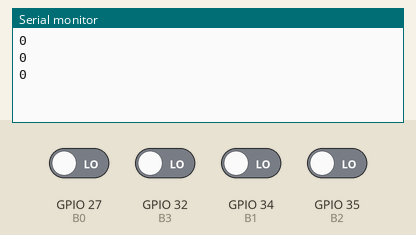
Recording of a sketch running on a simulated ESP32. On the bench: the last lines printed to the serial monitor. The test bench sets the inputs (shaded band); at power-on: GPIO 27 (B0), GPIO 32 (B3), GPIO 34 (B1), GPIO 35 (B2) LOW.

Above: at 1.8 s.
1.9 s: GPIO 27 (B0) driven HIGH
At 2.9 s:
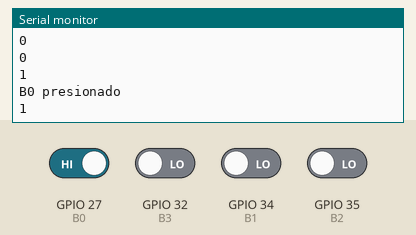
4.5 s: GPIO 32 (B3) driven HIGH
At 5.4 s:
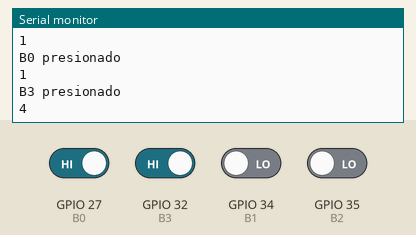
6.0 s: GPIO 34 (B1) driven HIGH
7.5 s: GPIO 35 (B2) driven HIGH
Timing chart, 0 to 10.0 s (numbered marks = the images above; inputs shaded):
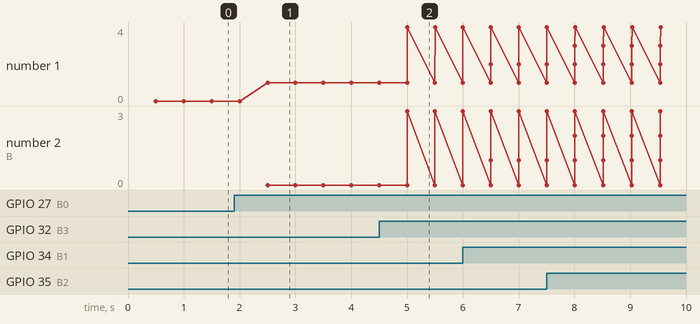

The sketch:

HC12TransmisorFinal.ino
```cpp
#define B0 27
#define B1 34
#define B2 35
#define B3 32
void setup() {
  Serial.begin(9600);
  Serial2.begin(9600, SERIAL_8N1, 16, 17);
  pinMode(B0,INPUT);
  pinMode(B1,INPUT);
  pinMode(B2,INPUT);
  pinMode(B3,INPUT);


}

void loop() {
  int button_state = digitalRead(B0);
  int button_state2 = digitalRead(B1);
  int buttoN = digitalRead(B2);
  int buttoN2= digitalRead(B3);
  delay(500);
  Serial.println(button_state);
  //Serial.println(button_state2);

  if(button_state == 1){
    Serial.println("B0 presionado");
    Serial.println('1');
    Serial2.println(122);
  }
  //while(button_state==0){ //esperan a que los botones se liberen antes de continuar.
  if(button_state2==1){
      Serial.println("B1 presionado");
      Serial.println('2');
      Serial2.println(344);

  }
  //}
  //while(digitalRead(B1)==0){
  if(buttoN == 1){
    Serial.println("B2 presionado");
    Serial.println('3');
    Serial2.println(566);
  }
  //while(button_state==0){ //esperan a que los botones se liberen antes de continuar.
  if(buttoN2==1){
      Serial.println("B3 presionado");
      Serial.println('4');
      Serial2.println(788);

  }

  //}

}
```

HC12.ino
```cpp
// CODIGO PARA CALIBRAR LAS ANTENAS EN LA MISMA FRECUENCIA

/*#define RXD2 16	//(RX2)
#define TXD2 17	//(TX2)
#define HC12 Serial2  //Hardware serial 2 on the ESP32

void setup()
{
  pinMode(5, OUTPUT);
  digitalWrite(5, LOW);           //Normally HIGH, LOW for settings
  Serial.begin(9600);           // Serial port to computer
  HC12.begin(9600, SERIAL_8N1, RXD2, TXD2);      // Serial port to HC12
}

void loop()
{


  while (HC12.available())
  {
    // If HC-12 has data
    Serial.write(HC12.read());      // Send the data to Serial monitor
  }
  while (Serial.available())
  {
    // If we have data from Serial monitor
    HC12.write(Serial.read());      // Send that data to HC-12
  }
}
*/
```

Measured:
- after the input at 1.9 s, the serial monitor: prints a new line after 0.60 s (image 1)
- after the input at 4.5 s, the serial monitor: prints a new line after 0.50 s (image 2)
- plotted number 1: 0 → 1 after the input at 1.9 s, 1 → 4 after the input at 4.5 s
- plotted number 2: 0 → 3 after the input at 4.5 s
